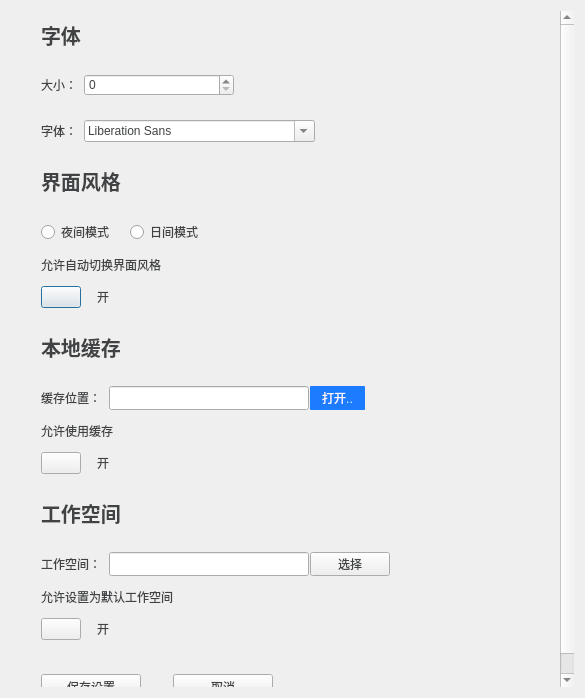
<?xml version="1.0" encoding="UTF-8"?>
<ui version="4.0">
 <class>SettingDialog</class>
 <widget class="QDialog" name="SettingDialog">
  <property name="geometry">
   <rect>
    <x>0</x>
    <y>0</y>
    <width>585</width>
    <height>698</height>
   </rect>
  </property>
  <property name="windowTitle">
   <string>Dialog</string>
  </property>
  <property name="styleSheet">
   <string notr="true">color:#404244;</string>
  </property>
  <layout class="QHBoxLayout" name="horizontalLayout">
   <property name="leftMargin">
    <number>32</number>
   </property>
   <item>
    <widget class="QScrollArea" name="scrollArea">
     <property name="styleSheet">
      <string notr="true">#scrollArea{border:none;}</string>
     </property>
     <property name="widgetResizable">
      <bool>true</bool>
     </property>
     <widget class="QWidget" name="scrollAreaWidgetContents">
      <property name="geometry">
       <rect>
        <x>0</x>
        <y>0</y>
        <width>526</width>
        <height>735</height>
       </rect>
      </property>
      <property name="styleSheet">
       <string notr="true">#scrollAreaWidgetContents{border:none;}</string>
      </property>
      <layout class="QVBoxLayout" name="verticalLayout_6">
       <property name="spacing">
        <number>24</number>
       </property>
       <item>
        <widget class="QLabel" name="label">
         <property name="font">
          <font>
           <pointsize>15</pointsize>
           <weight>75</weight>
           <bold>true</bold>
          </font>
         </property>
         <property name="text">
          <string>字体</string>
         </property>
        </widget>
       </item>
       <item>
        <layout class="QHBoxLayout" name="horizontalLayout_2">
         <item>
          <layout class="QHBoxLayout" name="horizontalLayout_3">
           <property name="spacing">
            <number>0</number>
           </property>
           <item>
            <widget class="QLabel" name="label_2">
             <property name="sizePolicy">
              <sizepolicy hsizetype="Fixed" vsizetype="Preferred">
               <horstretch>0</horstretch>
               <verstretch>0</verstretch>
              </sizepolicy>
             </property>
             <property name="text">
              <string>大小：  </string>
             </property>
            </widget>
           </item>
           <item>
            <widget class="QSpinBox" name="fontSpin">
             <property name="sizePolicy">
              <sizepolicy hsizetype="Preferred" vsizetype="Fixed">
               <horstretch>0</horstretch>
               <verstretch>0</verstretch>
              </sizepolicy>
             </property>
             <property name="minimumSize">
              <size>
               <width>150</width>
               <height>0</height>
              </size>
             </property>
             <property name="maximumSize">
              <size>
               <width>250</width>
               <height>16777215</height>
              </size>
             </property>
            </widget>
           </item>
          </layout>
         </item>
         <item>
          <spacer name="horizontalSpacer_4">
           <property name="orientation">
            <enum>Qt::Horizontal</enum>
           </property>
           <property name="sizeHint" stdset="0">
            <size>
             <width>40</width>
             <height>20</height>
            </size>
           </property>
          </spacer>
         </item>
        </layout>
       </item>
       <item>
        <layout class="QHBoxLayout" name="horizontalLayout_4">
         <property name="spacing">
          <number>0</number>
         </property>
         <item>
          <widget class="QLabel" name="label_3">
           <property name="sizePolicy">
            <sizepolicy hsizetype="Fixed" vsizetype="Preferred">
             <horstretch>0</horstretch>
             <verstretch>0</verstretch>
            </sizepolicy>
           </property>
           <property name="text">
            <string>字体：  </string>
           </property>
          </widget>
         </item>
         <item>
          <widget class="QFontComboBox" name="fontComboBox">
           <property name="maximumSize">
            <size>
             <width>250</width>
             <height>16777215</height>
            </size>
           </property>
          </widget>
         </item>
         <item>
          <spacer name="horizontalSpacer_5">
           <property name="orientation">
            <enum>Qt::Horizontal</enum>
           </property>
           <property name="sizeHint" stdset="0">
            <size>
             <width>40</width>
             <height>20</height>
            </size>
           </property>
          </spacer>
         </item>
        </layout>
       </item>
       <item>
        <widget class="QLabel" name="label_4">
         <property name="font">
          <font>
           <pointsize>15</pointsize>
           <weight>75</weight>
           <bold>true</bold>
          </font>
         </property>
         <property name="text">
          <string>界面风格</string>
         </property>
        </widget>
       </item>
       <item>
        <layout class="QVBoxLayout" name="verticalLayout">
         <property name="spacing">
          <number>12</number>
         </property>
         <property name="bottomMargin">
          <number>0</number>
         </property>
         <item>
          <layout class="QHBoxLayout" name="horizontalLayout_5">
           <property name="spacing">
            <number>16</number>
           </property>
           <property name="bottomMargin">
            <number>0</number>
           </property>
           <item>
            <widget class="QRadioButton" name="darkRadio">
             <property name="text">
              <string>夜间模式</string>
             </property>
            </widget>
           </item>
           <item>
            <widget class="QRadioButton" name="dailyRadio">
             <property name="text">
              <string>日间模式</string>
             </property>
            </widget>
           </item>
           <item>
            <spacer name="horizontalSpacer">
             <property name="orientation">
              <enum>Qt::Horizontal</enum>
             </property>
             <property name="sizeHint" stdset="0">
              <size>
               <width>40</width>
               <height>20</height>
              </size>
             </property>
            </spacer>
           </item>
          </layout>
         </item>
         <item>
          <widget class="QLabel" name="label_5">
           <property name="text">
            <string>允许自动切换界面风格</string>
           </property>
          </widget>
         </item>
         <item>
          <layout class="QHBoxLayout" name="horizontalLayout_6">
           <property name="spacing">
            <number>16</number>
           </property>
           <property name="rightMargin">
            <number>0</number>
           </property>
           <item>
            <widget class="FToogleButton" name="styleTog">
             <property name="sizePolicy">
              <sizepolicy hsizetype="Fixed" vsizetype="Fixed">
               <horstretch>0</horstretch>
               <verstretch>0</verstretch>
              </sizepolicy>
             </property>
             <property name="maximumSize">
              <size>
               <width>45</width>
               <height>25</height>
              </size>
             </property>
             <property name="checkable">
              <bool>true</bool>
             </property>
             <property name="checked">
              <bool>false</bool>
             </property>
             <property name="toggleColor">
              <string>#dad7da</string>
             </property>
             <property name="toggleRect">
              <rect>
               <x>1</x>
               <y>1</y>
               <width>20</width>
               <height>20</height>
              </rect>
             </property>
             <property name="onBgColor">
              <string>#25619d</string>
             </property>
             <property name="offBgColor">
              <string>#ffffff</string>
             </property>
             <property name="arcRadius">
              <number>10</number>
             </property>
            </widget>
           </item>
           <item>
            <widget class="QLabel" name="styleLab">
             <property name="text">
              <string>开</string>
             </property>
            </widget>
           </item>
           <item>
            <spacer name="horizontalSpacer_2">
             <property name="orientation">
              <enum>Qt::Horizontal</enum>
             </property>
             <property name="sizeHint" stdset="0">
              <size>
               <width>40</width>
               <height>20</height>
              </size>
             </property>
            </spacer>
           </item>
          </layout>
         </item>
        </layout>
       </item>
       <item>
        <widget class="QLabel" name="label_6">
         <property name="font">
          <font>
           <pointsize>15</pointsize>
           <weight>75</weight>
           <bold>true</bold>
          </font>
         </property>
         <property name="text">
          <string>本地缓存</string>
         </property>
        </widget>
       </item>
       <item>
        <layout class="QVBoxLayout" name="verticalLayout_2">
         <property name="spacing">
          <number>12</number>
         </property>
         <property name="leftMargin">
          <number>0</number>
         </property>
         <property name="bottomMargin">
          <number>0</number>
         </property>
         <item>
          <layout class="QHBoxLayout" name="horizontalLayout_7">
           <property name="spacing">
            <number>1</number>
           </property>
           <property name="bottomMargin">
            <number>0</number>
           </property>
           <item>
            <widget class="QLabel" name="label_7">
             <property name="text">
              <string>缓存位置：  </string>
             </property>
            </widget>
           </item>
           <item alignment="Qt::AlignVCenter">
            <widget class="QLineEdit" name="cacheEdit">
             <property name="minimumSize">
              <size>
               <width>200</width>
               <height>24</height>
              </size>
             </property>
             <property name="maximumSize">
              <size>
               <width>250</width>
               <height>16777215</height>
              </size>
             </property>
            </widget>
           </item>
           <item>
            <widget class="FButton" name="fButton">
             <property name="sizePolicy">
              <sizepolicy hsizetype="Minimum" vsizetype="Fixed">
               <horstretch>0</horstretch>
               <verstretch>0</verstretch>
              </sizepolicy>
             </property>
             <property name="minimumSize">
              <size>
               <width>55</width>
               <height>24</height>
              </size>
             </property>
             <property name="styleSheet">
              <string notr="true">QPushButton{background:#1b7cff;color:#f9f9f9;border-radius:1;border:none;padding:2px;}</string>
             </property>
             <property name="text">
              <string>打开..</string>
             </property>
             <property name="borderRadius">
              <number>1</number>
             </property>
             <property name="maxShadow">
              <number>10</number>
             </property>
            </widget>
           </item>
           <item>
            <spacer name="horizontalSpacer_3">
             <property name="orientation">
              <enum>Qt::Horizontal</enum>
             </property>
             <property name="sizeHint" stdset="0">
              <size>
               <width>40</width>
               <height>20</height>
              </size>
             </property>
            </spacer>
           </item>
          </layout>
         </item>
         <item>
          <widget class="QLabel" name="label_10">
           <property name="text">
            <string>允许使用缓存</string>
           </property>
          </widget>
         </item>
         <item>
          <layout class="QHBoxLayout" name="horizontalLayout_10">
           <property name="spacing">
            <number>16</number>
           </property>
           <property name="bottomMargin">
            <number>0</number>
           </property>
           <item alignment="Qt::AlignLeft">
            <widget class="FToogleButton" name="cacheTog">
             <property name="sizePolicy">
              <sizepolicy hsizetype="Fixed" vsizetype="Fixed">
               <horstretch>0</horstretch>
               <verstretch>0</verstretch>
              </sizepolicy>
             </property>
             <property name="minimumSize">
              <size>
               <width>0</width>
               <height>0</height>
              </size>
             </property>
             <property name="maximumSize">
              <size>
               <width>45</width>
               <height>25</height>
              </size>
             </property>
             <property name="checkable">
              <bool>true</bool>
             </property>
             <property name="checked">
              <bool>false</bool>
             </property>
             <property name="toggleColor">
              <string>#dad7da</string>
             </property>
             <property name="onBgColor">
              <string>#25619d</string>
             </property>
             <property name="offBgColor">
              <string>#ffffff</string>
             </property>
             <property name="arcRadius">
              <number>10</number>
             </property>
            </widget>
           </item>
           <item>
            <widget class="QLabel" name="cacheLab">
             <property name="text">
              <string>开</string>
             </property>
            </widget>
           </item>
           <item>
            <spacer name="horizontalSpacer_6">
             <property name="orientation">
              <enum>Qt::Horizontal</enum>
             </property>
             <property name="sizeHint" stdset="0">
              <size>
               <width>40</width>
               <height>20</height>
              </size>
             </property>
            </spacer>
           </item>
          </layout>
         </item>
        </layout>
       </item>
       <item>
        <widget class="QLabel" name="label_9">
         <property name="font">
          <font>
           <pointsize>15</pointsize>
           <weight>75</weight>
           <bold>true</bold>
          </font>
         </property>
         <property name="text">
          <string>工作空间</string>
         </property>
        </widget>
       </item>
       <item>
        <layout class="QVBoxLayout" name="verticalLayout_3">
         <property name="spacing">
          <number>12</number>
         </property>
         <property name="bottomMargin">
          <number>0</number>
         </property>
         <item>
          <layout class="QHBoxLayout" name="horizontalLayout_9"/>
         </item>
         <item>
          <layout class="QHBoxLayout" name="horizontalLayout_11">
           <property name="spacing">
            <number>1</number>
           </property>
           <property name="bottomMargin">
            <number>0</number>
           </property>
           <item alignment="Qt::AlignLeft">
            <widget class="QLabel" name="label_13">
             <property name="sizePolicy">
              <sizepolicy hsizetype="Fixed" vsizetype="Preferred">
               <horstretch>0</horstretch>
               <verstretch>0</verstretch>
              </sizepolicy>
             </property>
             <property name="text">
              <string>工作空间：  </string>
             </property>
            </widget>
           </item>
           <item>
            <widget class="QLineEdit" name="workEdit">
             <property name="minimumSize">
              <size>
               <width>200</width>
               <height>24</height>
              </size>
             </property>
             <property name="maximumSize">
              <size>
               <width>250</width>
               <height>16777215</height>
              </size>
             </property>
            </widget>
           </item>
           <item>
            <widget class="FButton" name="fButton_2">
             <property name="minimumSize">
              <size>
               <width>55</width>
               <height>24</height>
              </size>
             </property>
             <property name="text">
              <string>选择</string>
             </property>
             <property name="borderRadius">
              <number>1</number>
             </property>
             <property name="maxShadow">
              <number>10</number>
             </property>
            </widget>
           </item>
           <item>
            <spacer name="horizontalSpacer_7">
             <property name="orientation">
              <enum>Qt::Horizontal</enum>
             </property>
             <property name="sizeHint" stdset="0">
              <size>
               <width>40</width>
               <height>20</height>
              </size>
             </property>
            </spacer>
           </item>
          </layout>
         </item>
         <item>
          <widget class="QLabel" name="label_11">
           <property name="text">
            <string>允许设置为默认工作空间</string>
           </property>
          </widget>
         </item>
         <item>
          <layout class="QHBoxLayout" name="horizontalLayout_12">
           <property name="spacing">
            <number>16</number>
           </property>
           <property name="bottomMargin">
            <number>10</number>
           </property>
           <item alignment="Qt::AlignLeft">
            <widget class="FToogleButton" name="workTog">
             <property name="maximumSize">
              <size>
               <width>45</width>
               <height>25</height>
              </size>
             </property>
             <property name="checkable">
              <bool>true</bool>
             </property>
             <property name="checked">
              <bool>false</bool>
             </property>
             <property name="toggleColor">
              <string>#dad7da</string>
             </property>
             <property name="onBgColor">
              <string>#25619d</string>
             </property>
             <property name="offBgColor">
              <string>#fff</string>
             </property>
             <property name="arcRadius">
              <number>10</number>
             </property>
            </widget>
           </item>
           <item>
            <widget class="QLabel" name="workLab">
             <property name="text">
              <string>开</string>
             </property>
            </widget>
           </item>
           <item>
            <spacer name="horizontalSpacer_8">
             <property name="orientation">
              <enum>Qt::Horizontal</enum>
             </property>
             <property name="sizeHint" stdset="0">
              <size>
               <width>40</width>
               <height>20</height>
              </size>
             </property>
            </spacer>
           </item>
          </layout>
         </item>
        </layout>
       </item>
       <item>
        <layout class="QHBoxLayout" name="horizontalLayout_13">
         <property name="spacing">
          <number>32</number>
         </property>
         <property name="bottomMargin">
          <number>0</number>
         </property>
         <item>
          <widget class="FButton" name="fButton_3">
           <property name="minimumSize">
            <size>
             <width>100</width>
             <height>24</height>
            </size>
           </property>
           <property name="text">
            <string>保存设置</string>
           </property>
           <property name="borderRadius">
            <number>5</number>
           </property>
           <property name="maxShadow">
            <number>15</number>
           </property>
          </widget>
         </item>
         <item>
          <widget class="FButton" name="fButton_4">
           <property name="minimumSize">
            <size>
             <width>100</width>
             <height>25</height>
            </size>
           </property>
           <property name="text">
            <string>取消</string>
           </property>
           <property name="borderRadius">
            <number>5</number>
           </property>
           <property name="bgColor">
            <string>#404244</string>
           </property>
           <property name="maxShadow">
            <number>15</number>
           </property>
          </widget>
         </item>
         <item>
          <spacer name="horizontalSpacer_9">
           <property name="orientation">
            <enum>Qt::Horizontal</enum>
           </property>
           <property name="sizeHint" stdset="0">
            <size>
             <width>40</width>
             <height>20</height>
            </size>
           </property>
          </spacer>
         </item>
        </layout>
       </item>
       <item>
        <spacer name="verticalSpacer">
         <property name="orientation">
          <enum>Qt::Vertical</enum>
         </property>
         <property name="sizeHint" stdset="0">
          <size>
           <width>448</width>
           <height>118</height>
          </size>
         </property>
        </spacer>
       </item>
      </layout>
     </widget>
    </widget>
   </item>
  </layout>
 </widget>
 <customwidgets>
  <customwidget>
   <class>FButton</class>
   <extends>QPushButton</extends>
   <header>fbutton.h</header>
  </customwidget>
  <customwidget>
   <class>FToogleButton</class>
   <extends>QPushButton</extends>
   <header>ftooglebutton.h</header>
  </customwidget>
 </customwidgets>
 <resources/>
 <connections/>
</ui>
